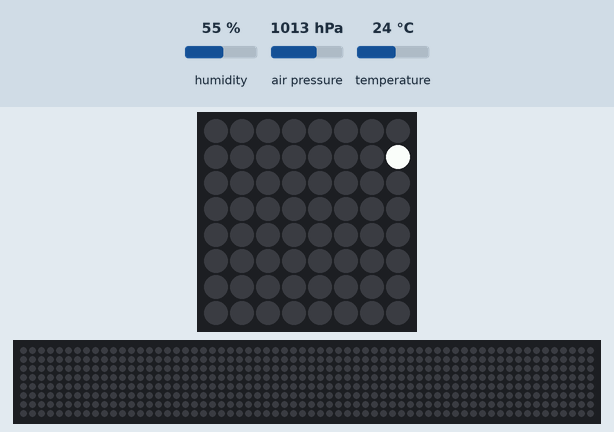
This program was run on a simulated Raspberry Pi (BCM pin numbers) with a Sense HAT. Shown: the Sense HAT's 8×8 RGB LED matrix, a strip that is not on the board, showing the scrolling text unrolled. The inputs (shaded band) are chosen by the test bench; at power-on: humidity 55 %, air pressure 1013 hPa, temperature 24 °C. The 64×8 strip is a reading aid, not a part: it shows the text the matrix is scrolling, unrolled, one strip-width of it at a time. At 14.2 s the program stops and its outputs stay as they are.

Above: at 0.08 s.
At 1.8 s:
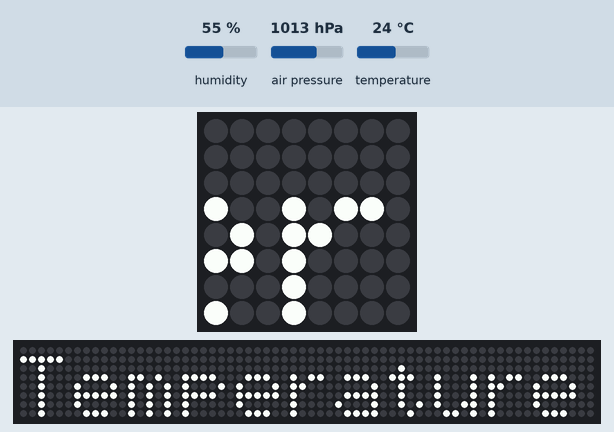
At 3.58 s:
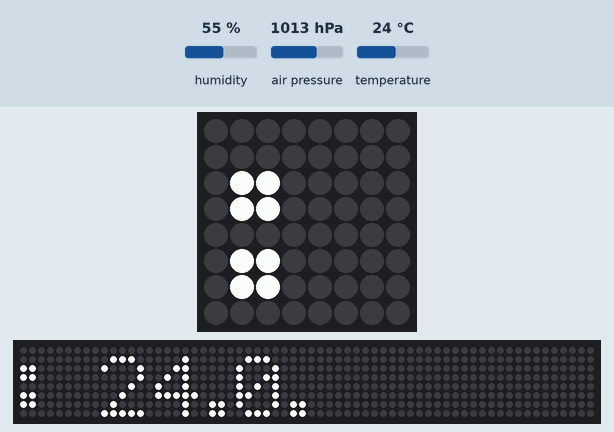
At 7.08 s:
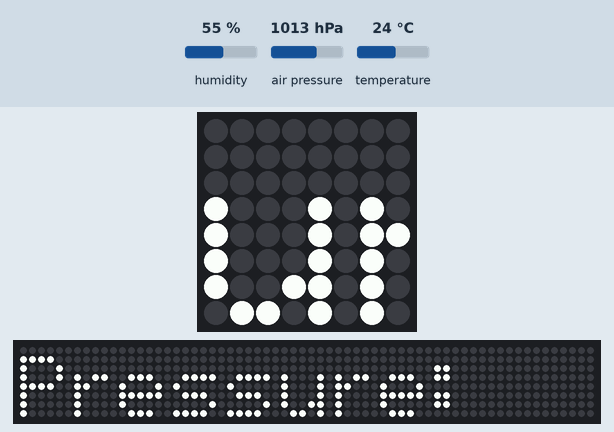
At 10.58 s:
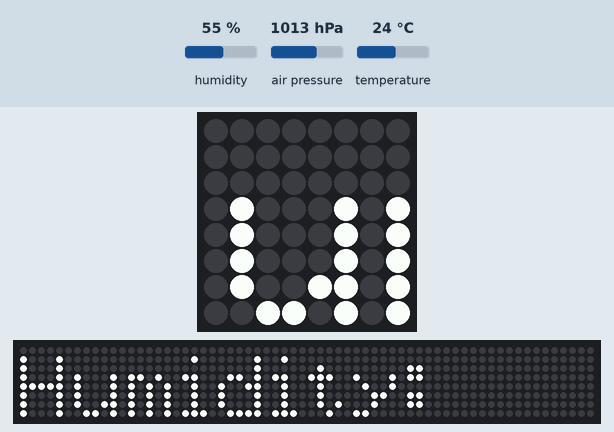
At 14.12 s:
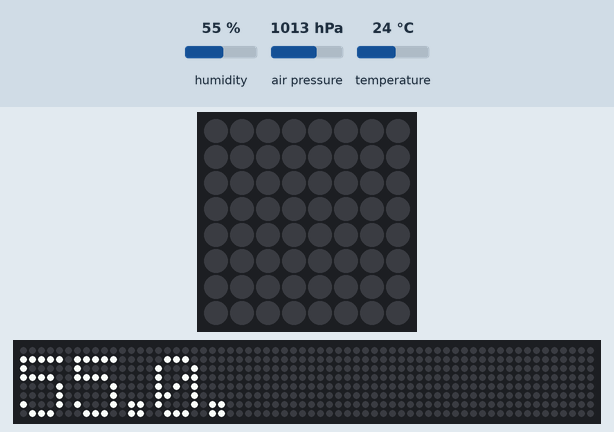

The program:

showsensordata.py
```python
from sense_hat import SenseHat

sense: SenseHat = SenseHat()

humidity: float = round(sense.get_humidity(), 1)
pressure: float = round(sense.get_pressure(), 1)
temperature: float = round(sense.get_temperature(), 1)

sensor_data: str = f"Temperature: {temperature}. Pressure: {pressure}. Humidity: {humidity}."

sense.show_message(sensor_data, 0.05)

sense.clear()
```
